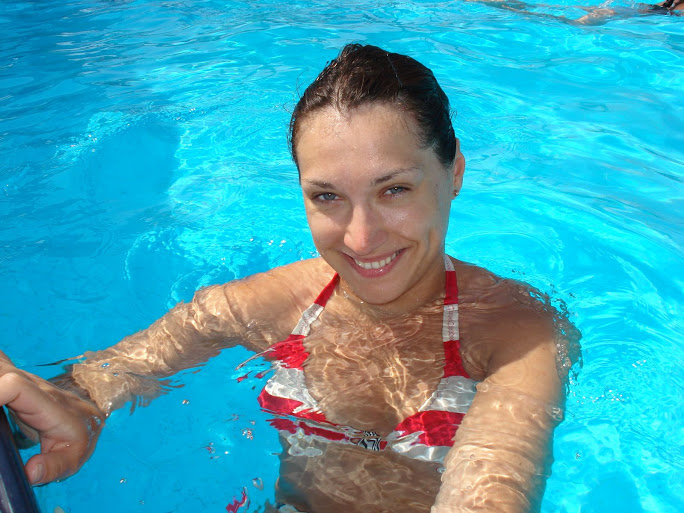
%> input picture Matlab/data/olga/DSC01259.JPG, 684 x 513 px
$ octave --eval "result = clusterize;"   (GNU Octave 9; MATLAB toolbox functions it lacks are replaced by stand-ins)
%> lines starting %> are read from the running program, lines starting %| are printed output that depends on the picture; in (x1, y1, x2, y2) boxes, pixels count from 0 and x2, y2 are one past the last pixel; in counts of white or black regions, pixels touching at a corner belong together; the program's own positions count from 1
function [response] = clusterize()
    response = [];
    he = imread('data/olga/DSC01259.JPG');
%> he is the input picture: size 513x684x3 uint8; mean R, G, B 65.5, 167.3, 183.6
    %imshow(he), title('H&E image');
    text(size(he,2),size(he,1)+15,...
         'Image courtesy of Alan Partin, Johns Hopkins University', ...
         'FontSize',7,'HorizontalAlignment','right');
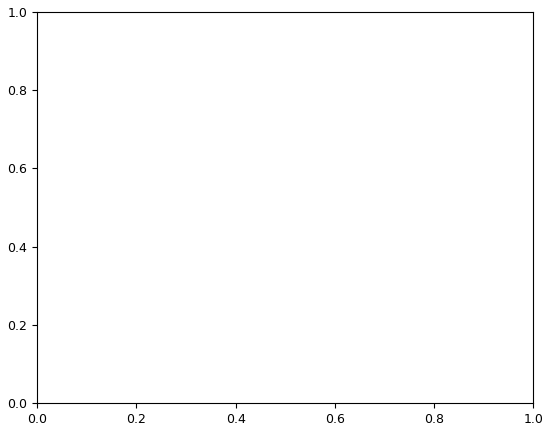
%> figure redrawn from the program's plot data
    cform = makecform('srgb2lab');
    lab_he = applycform(he,cform);
%> lab_he: size 513x684x3 uint8; mean of channels 1, 2, 3 165.7, 111.7, 114.4

    ab = double(lab_he(:,:,2:3));
    nrows = size(ab,1);
%> nrows = 513
    ncols = size(ab,2);
%> ncols = 684
    ab = reshape(ab,nrows*ncols,2);

    nColors = 3;
    % repeat the clustering 3 times to avoid local minima
    [cluster_idx, cluster_center] = kmeans(ab,nColors,'distance','sqEuclidean', ...
                                          'Replicates',3);
%> cluster_center = [88.86 103.9; 140.4 143.2; 103.9 95.56]

    pixel_labels = reshape(cluster_idx,nrows,ncols);
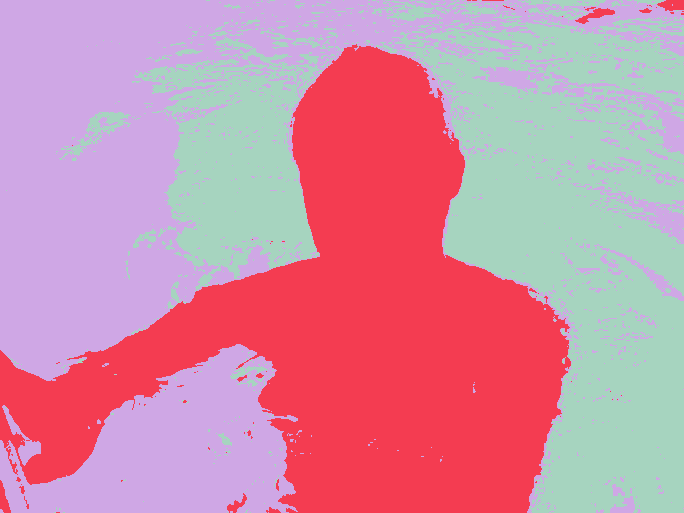
%> pixel_labels: size 513x684 double; 3 distinct labels, from 1 to 3; one colour per label, 0 black
    imshow(pixel_labels,[]), title('image labeled by cluster index');

    segmented_images = cell(1,3);
    rgb_label = repmat(pixel_labels,[1 1 3]);

    for k = 1:nColors
        color = he;
        color(rgb_label ~= k) = 0;
        segmented_images{k} = color;
    end
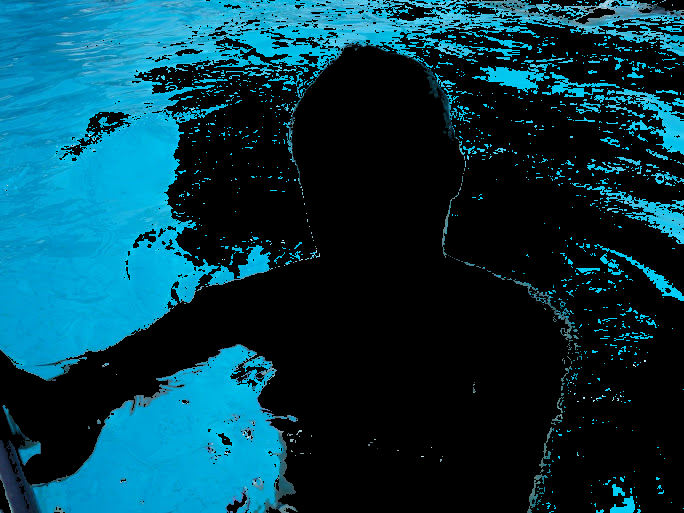
%> color: size 513x684x3 uint8; mean R, G, B 5.4, 58.3, 73.4
%> after the loop, segmented_images = 3 items

    imshow(segmented_images{1}), title('objects in cluster 1');
    imshow(segmented_images{2}), title('objects in cluster 2');
%> after `imshow(segmented_images{2})`:
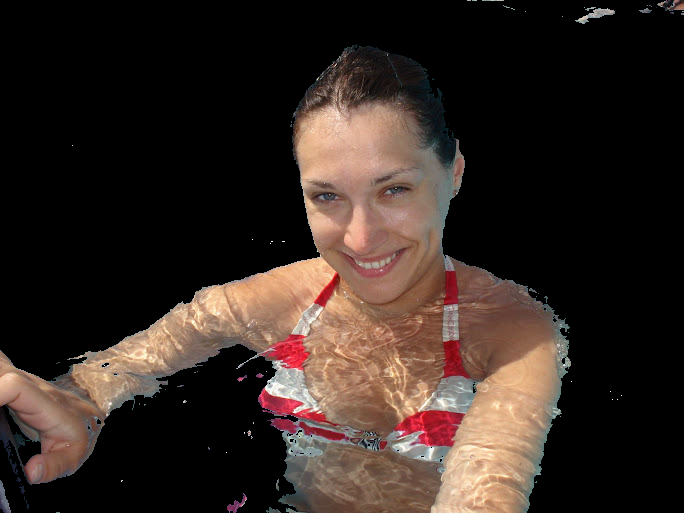
%> displayed picture: size 513x684x3, on the screen's scale of 0 to 255; mean R, G, B 51.8, 39.8, 34.2
    imshow(segmented_images{3}), title('objects in cluster 3');

    mean_cluster_value = mean(cluster_center,2);
%> mean_cluster_value = [96.38; 141.8; 99.75]
    [tmp, idx] = sort(mean_cluster_value);
%> tmp = [96.38; 99.75; 141.8]; idx = [1; 3; 2]
    blue_cluster_num = idx(1);
%> blue_cluster_num = 1

    L = lab_he(:,:,1);
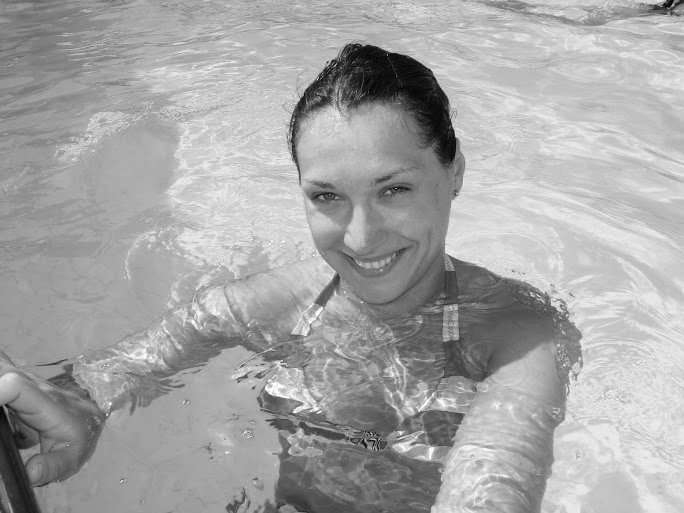
%> L: size 513x684 uint8; min 1, max 255, mean 165.7
    blue_idx = find(pixel_labels == blue_cluster_num);
%> blue_idx = 108793 values from 2973 to 350892
    L_blue = L(blue_idx);
    is_light_blue = im2bw(L_blue,graythresh(L_blue));
%> is_light_blue = 108793 logical values, 57440 true

    nuclei_labels = repmat(uint8(0),[nrows ncols]);
    nuclei_labels(blue_idx(is_light_blue==false)) = 1;
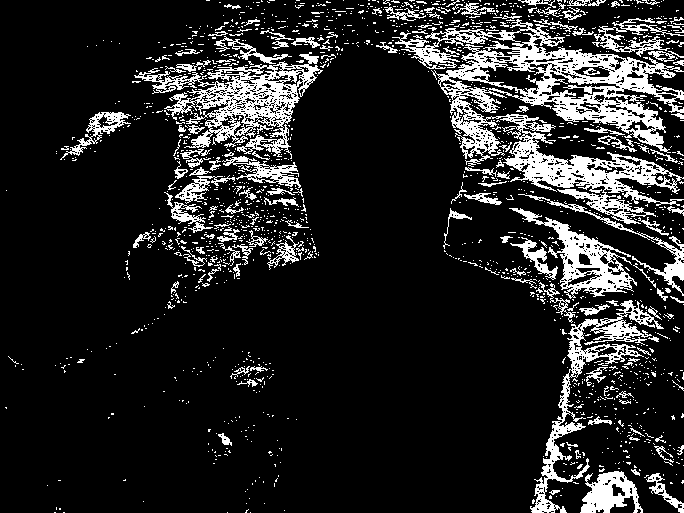
%> nuclei_labels: size 513x684 uint8; values 0 (black) and 1 (white), 14.6% white; 1647 white regions (1499 under 20 px), largest, box (x1, y1, x2, y2) and area: (392, 19, 684, 224) 17640, (134, 52, 323, 159) 6234, (530, 300, 664, 513) 3899
    nuclei_labels = repmat(nuclei_labels,[1 1 3]);
    blue_nuclei = he;
    blue_nuclei(nuclei_labels ~= 1) = 0;
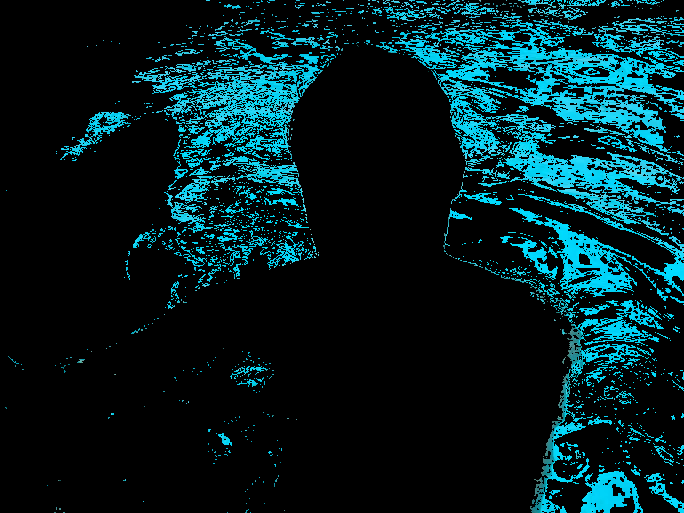
%> blue_nuclei: size 513x684x3 uint8; mean R, G, B 2.9, 30.5, 34.9
    imshow(blue_nuclei), title('blue nuclei');

end

$ run again, with Matlab/data/olga/DSC01595.JPG copied over Matlab/data/olga/DSC01259.JPG
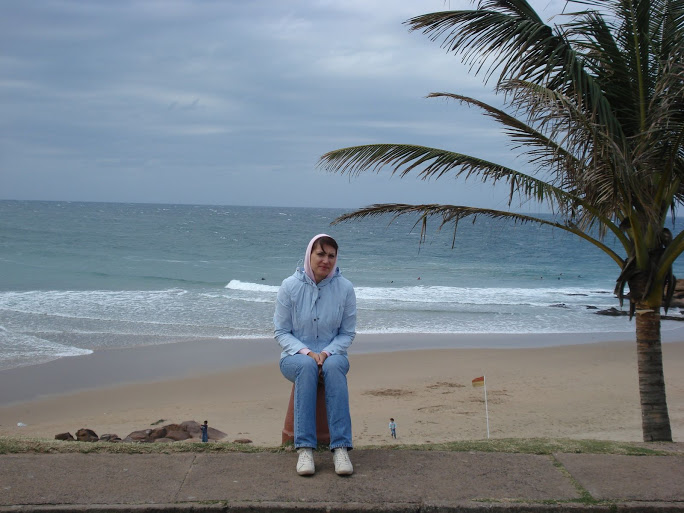
%> input picture Matlab/data/olga/DSC01595.JPG, 684 x 513 px
%> in clusterize, he is the input picture: size 513x684x3 uint8; mean R, G, B 115.3, 125.6, 134
%> lab_he: size 513x684x3 uint8; mean of channels 1, 2, 3 131.2, 125.9, 122.6
%> cluster_center = [123.5 112.1; 129.3 134.1; 124.2 119.6]
%> pixel_labels: size 513x684 double; 3 distinct labels, from 1 to 3
%> after the loop in clusterize, `for k = 1:nColors`:
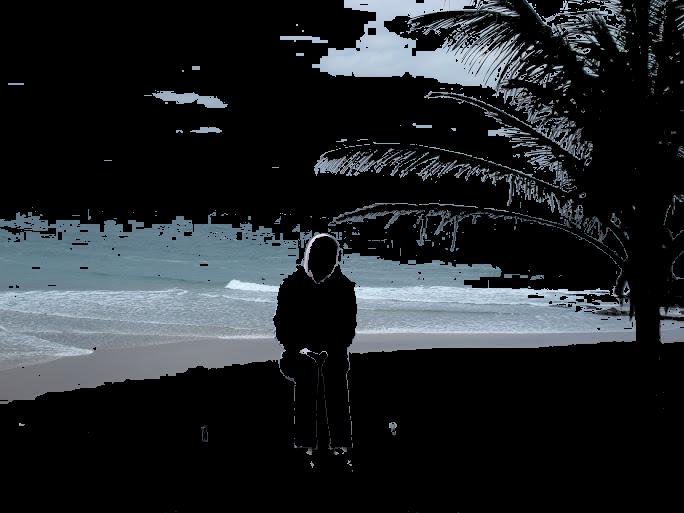
%> color: size 513x684x3 uint8; mean R, G, B 33.7, 37.8, 41
%> after the loop in clusterize, `for k = 1:nColors`: segmented_images = 3 items
%> mean_cluster_value = [117.8; 131.7; 121.9]
%> tmp = [117.8; 121.9; 131.7]; idx = [1; 3; 2]
%> blue_cluster_num = 1
%> blue_idx = 123342 values from 1 to 350707
%> is_light_blue = 123342 logical values, 94354 true
%> in clusterize, `blue_nuclei(nuclei_labels ~= 1) = 0;`:
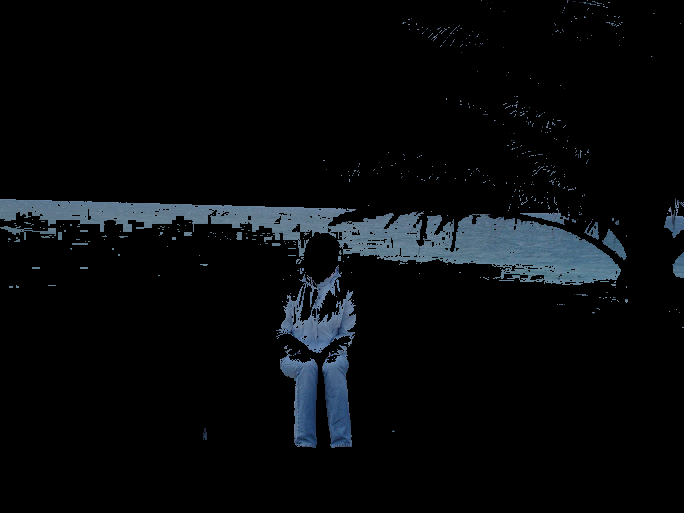
%> blue_nuclei: size 513x684x3 uint8; mean R, G, B 7.2, 9.4, 11.4
